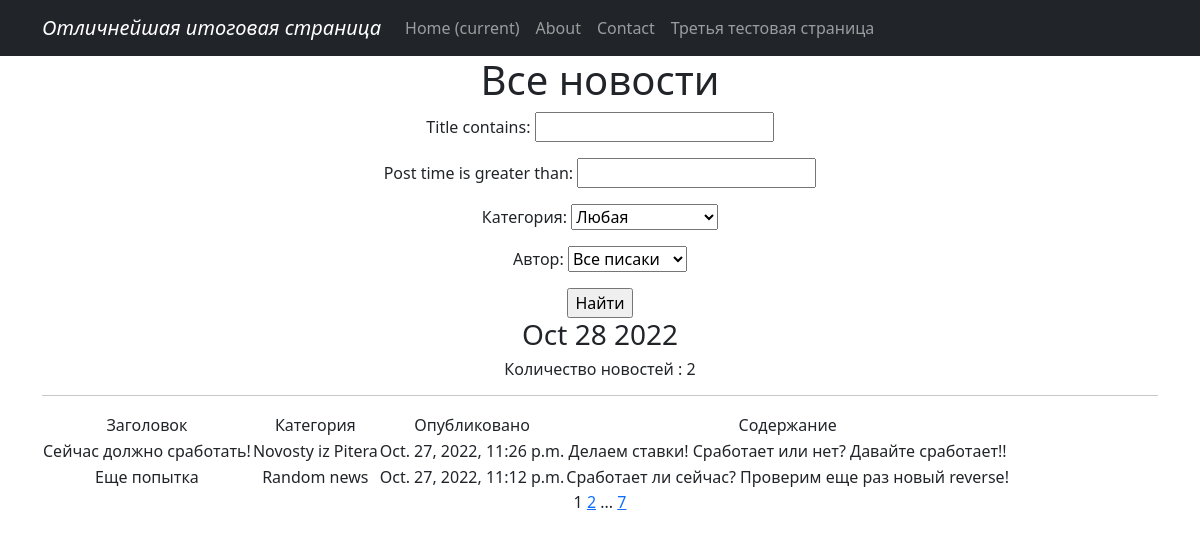
Page /news/ on the committed database.
### News/models.py (models this page shows, shortened)
class Post(models.Model):
    author = models.ForeignKey(Author, on_delete=models.CASCADE)
    post_time = models.DateTimeField(auto_now_add = True)
    post_type = models.CharField(max_length=3, choices = CHOICES, default = news)
    title = models.CharField(max_length=255)
    content = models.TextField()
    post_rating = models.IntegerField(default=0)
    category = models.ManyToManyField(Category, through = 'PostCategory')
    def categoria(self):
        for categ in self.category.all():
            return categ

class Category(models.Model):
    category_name = models.CharField(max_length=255, unique = True, null=True, blank=True)
    def __str__(self):
       return self.category_name

### News/views.py (the view)
# urls.py: path('', PostList.as_view(), name= 'post_list'),
class PostList(ListView):
    model = Post
    ordering = '-post_time'
    template_name = 'posts.html'
    context_object_name = 'posts'
    paginate_by = 2
    def get_queryset(self):
        queryset = super().get_queryset()
        self.filterset = PostFilter(self.request.GET, queryset)
        return self.filterset.qs
    def get_context_data(self, **kwargs):
        context = super().get_context_data(**kwargs)
        context['time_now'] = datetime.utcnow()
        context['filterset'] = self.filterset
        return context

### News/models.py (called while the page is built)
    def __str__(self):
        return f'{self.user.username}'

### News/templatetags/custom_filters.py (called while the page is built)
@register.filter()
def cenzura(value):
    for word in Slovechki:
        value = value.replace(word, '*' * len(word))
    return value

### News/templatetags/custom_tags.py (called while the page is built)
@register.simple_tag(takes_context=True)
def url_replace(context, **kwargs):
   d = context['request'].GET.copy()
   for k, v in kwargs.items():
       d[k] = v
   return d.urlencode()

### templates/posts.html (shortened to what this page needs)
{% extends 'flatpages/default.html' %}
{% load custom_filters %}
{% load custom_tags %}
{% block content %}
   <h1>Все новости</h1>
   <form action="" method="get">
       {{ filterset.form.as_p }}
       <input type="submit" value="Найти" />
   </form>
   <h3>{{ time_now|date:'M d Y' }}</h3>
   <h6> Количество новостей : {{ posts | length }} </h6>
   <hr>
   {% if posts %}
       <table>
           <tr>
               <td>Заголовок</td>
               <td>Категория </td>
               <td>Опубликовано</td>
               <td>Содержание</td>
           </tr>
           {% for Post in posts %}
           <tr>
               <td>{{ Post.title | cenzura }}</td>
               <td>{{ Post.categoria}}</td>
               <td>{{ Post.post_time }}</td>
               <td>{{ Post.content | truncatewords:20 | cenzura }}</td>
           </tr>
           {% endfor %}
       </table>
   {% else %}
       <h2>Новости не найдены!</h2>
   {% endif %}
   {{ page_obj.number }}
   {% if page_obj.has_next %}
       <a href="?{% url_replace page=page_obj.next_page_number %}">{{ page_obj.next_page_number }}</a>
       {% if paginator.num_pages != page_obj.next_page_number %}
           ...
           <a href="?{% url_replace page=page_obj.paginator.num_pages %}">{{ page_obj.paginator.num_pages }}</a>
       {% endif %}
   {% endif %}
{% endblock content %}

### templates/flatpages/default.html (shortened to what this page needs)
<!DOCTYPE html>
<html lang="en">
    <head>
        {% load static %}
       <link href="{% static 'css/styles.css' %}" rel="stylesheet" />
    </head>
    <body>
        <nav class="navbar navbar-expand-lg navbar-dark bg-dark static-top">
           <div class="container">
               <a class="navbar-brand" href="#"><i> Отличнейшая итоговая страница  </i></a>
               <div class="collapse navbar-collapse" id="navbarResponsive">
                   <ul class="navbar-nav ml-auto">
                       <li class="nav-item active">
                           <a class="nav-link" href="#">Home
                               <span class="sr-only">(current)</span>
                           </a>
                       </li>
                       <li class="nav-item">
                           <a class="nav-link" href="/about/">About</a>
                       </li>
                       <li class="nav-item">
                           <a class="nav-link" href="/contacts/">Contact</a>
                       </li>
                       <li class="nav-item">
                           <a class="nav-link" href="/third_page/">Третья тестовая страница </a>
                       </li>
                   </ul>
               </div>
           </div>
        </nav>
        <div class="container">
            <div class="row">
                <div class="col-lg-12 text-center">
                       {% block content %}{% endblock content %}
                </div>
            </div>
        </div>
    </body>
</html>

### rows in the picture
Post: title|cenzura "Сейчас должно сработать!", categoria "Novosty iz Pitera", post_time "Oct. 27, 2022, 11:26 p.m.", content|cenzura "Делаем ставки! Сработает или нет? Давайте сработает!!"
Post: title|cenzura "Еще попытка", categoria "Random news", post_time "Oct. 27, 2022, 11:12 p.m.", content|cenzura "Сработает ли сейчас? Проверим еще раз новый reverse!"

### other values in the picture
{{ time_now|date:'M d Y' }} "Oct 28 2022"
{{ posts | length }} "2"
{{ page_obj.number }} "1"
{{ page_obj.next_page_number }} "2"
{{ page_obj.paginator.num_pages }} "7"
